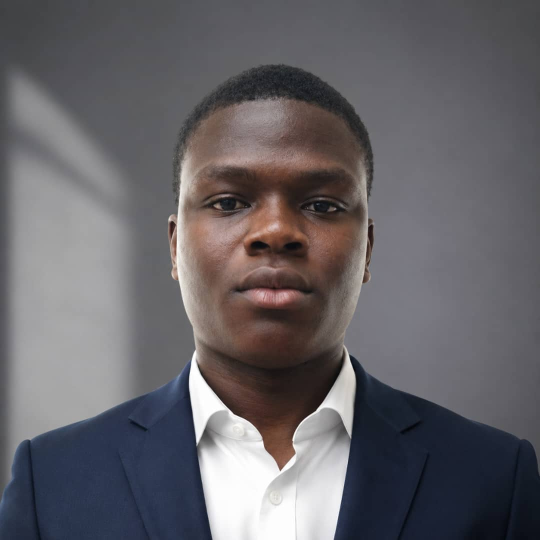
#> input picture assets/photo-enosh.jpg, 1080 x 1080 px (shown at 1/2 size)
$ python build.py
#> lines starting #> are read from the running program, lines starting #| are printed output that depends on the picture
"""Assemble code.js = photo (base64) + src/main.js.
Lancer : python build.py  (depuis n'importe où)"""
import base64
import io
import sys
from pathlib import Path

from PIL import Image

ICI = Path(__file__).resolve().parent
PHOTO = ICI.parent / "assets" / "photo-enosh.jpg"

im = Image.open(PHOTO).convert("RGB")
#> im is the input picture: PIL image 1080x1080 RGB; mean R, G, B 101.7, 99, 103.4
im.thumbnail((900, 900))
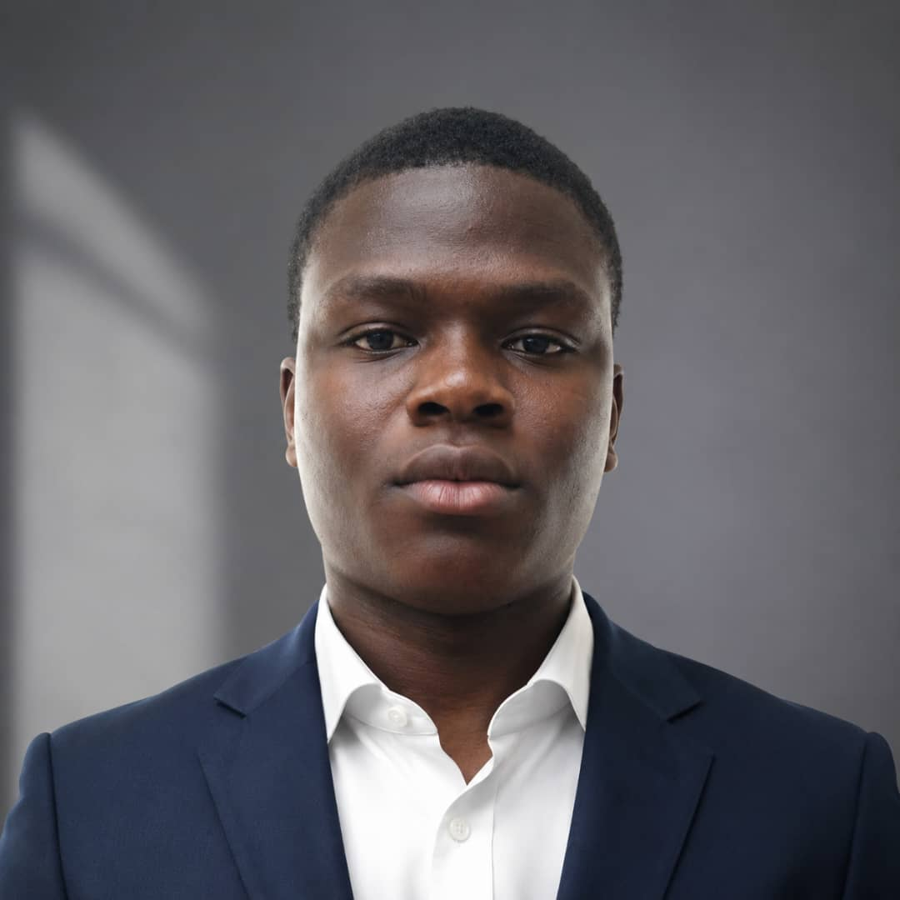
#> im: PIL image 900x900 RGB; mean R, G, B 101.7, 99, 103.4
tampon = io.BytesIO()
im.save(tampon, "JPEG", quality=85, optimize=True)
b64 = base64.b64encode(tampon.getvalue()).decode("ascii")

#> (the run stopped early here; a loop or call above may not have finished)
